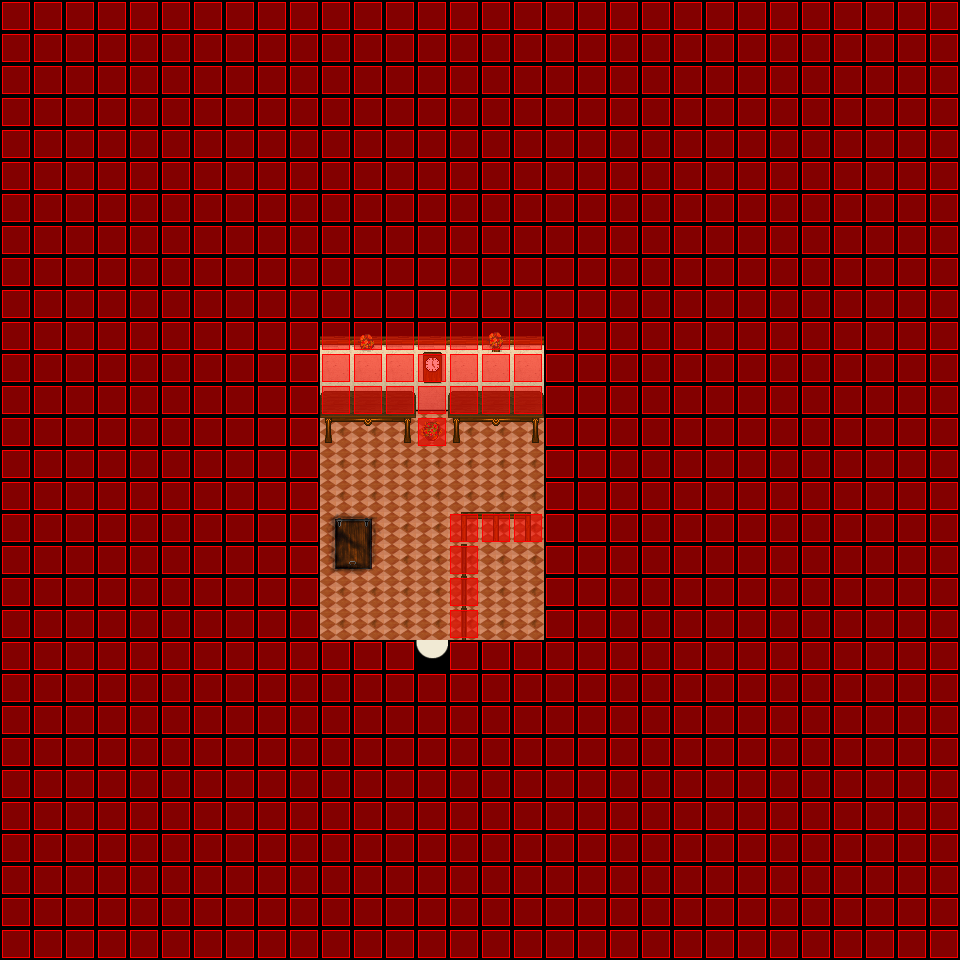

This is a level from a 2D game, rendered from its Tiled map with the project's own tilesets. A one-line summary and the map file follow, with tile-layer data summarised:
An orthogonal 30x30 tile map with 32x32 px tiles, 5 tile layers (Ground, Ground, Fringe, Over, ...), 5 tilesets and 14 objects (13x WARP, SCRIPT).

<map version="1.0" orientation="orthogonal" width="30" height="30" tilewidth="32" tileheight="32">
 <properties>
  <property name="music" value="inside2.ogg" />
 </properties>
 <tileset firstgid="1" name="collision" tilewidth="32" tileheight="32">
  <image source="../graphics/tiles/collision1_32_32.png" />
 </tileset>
 <tileset firstgid="1025" name="inn" tilewidth="32" tileheight="32">
  <image source="../graphics/tiles/indoor3_32_32.png" />
 </tileset>
 <tileset firstgid="2049" name="woodland_indoor" tilewidth="32" tileheight="32">
  <image source="../graphics/tiles/indoor2_32_32.png" />
 </tileset>
 <tileset firstgid="3073" name="inn_32_64" tilewidth="32" tileheight="64">
  <image source="../graphics/tiles/indoor2_32_64.png" />
 </tileset>
 <tileset firstgid="3585" name="inn_32_96" tilewidth="32" tileheight="96">
  <image source="../graphics/tiles/indoor2_32_96.png" />
 </tileset>
 <layer name="Ground" width="30" height="30">
  <data>[900 cells, 7 non-empty, 1 distinct tile ids]</data>
 </layer>
 <layer name="Ground" width="30" height="30">
  <data>[900 cells, 900 non-empty, 9 distinct tile ids]</data>
 </layer>
 <layer name="Fringe" width="30" height="30">
  <data>[900 cells, 23 non-empty, 15 distinct tile ids]</data>
 </layer>
 <layer name="Over" width="30" height="30">
  <data>[900 cells, 0 non-empty, 0 distinct tile ids]</data>
 </layer>
 <layer name="Collision" width="30" height="30">
  <data>[900 cells, 857 non-empty, 1 distinct tile ids]</data>
 </layer>
 <objectgroup name="Object" width="30" height="30">
  <object name="Warp to City 1" type="WARP" x="576" y="-288" width="32" height="32">
   <properties>
    <property name="DEST_MAP" value="ow-o0000-o0000-o0000" />
    <property name="DEST_X" value="2112" />
    <property name="DEST_Y" value="5312" />
   </properties>
  </object>
  <object name="Warp to Inner" type="WARP" x="960" y="-448" width="32" height="32">
   <properties>
    <property name="DEST_MAP" value="ow-o0000-o0000-o0000" />
    <property name="DEST_X" value="2432" />
    <property name="DEST_Y" value="5024" />
   </properties>
  </object>
  <object name="Warp to City  2" type="WARP" x="1344" y="-288" width="32" height="32">
   <properties>
    <property name="DEST_MAP" value="ow-o0000-o0000-o0000" />
    <property name="DEST_X" value="2752" />
    <property name="DEST_Y" value="5312" />
   </properties>
  </object>
  <object name="Level Up" type="WARP" x="2400" y="-1600" width="32" height="32">
   <properties>
    <property name="DEST_MAP" value="iw-selphie_timlet_hotel_complex-o00-o00-o00" />
    <property name="DEST_X" value="4640" />
    <property name="DEST_Y" value="1152" />
   </properties>
  </object>
  <object name="Level Up" type="WARP" x="3360" y="-1600" width="32" height="32">
   <properties>
    <property name="DEST_MAP" value="iw-selphie_timlet_hotel_complex-o00-o00-o00" />
    <property name="DEST_X" value="5600" />
    <property name="DEST_Y" value="1152" />
   </properties>
  </object>
  <object name="Level Down" type="WARP" x="5280" y="-1056" width="32" height="32">
   <properties>
    <property name="DEST_MAP" value="iw-selphie_timlet_hotel_complex-o00-o00-o00" />
    <property name="DEST_X" value="3680" />
    <property name="DEST_Y" value="672" />
   </properties>
  </object>
  <object name="Level Down" type="WARP" x="4320" y="-1056" width="32" height="32">
   <properties>
    <property name="DEST_MAP" value="iw-selphie_timlet_hotel_complex-o00-o00-o00" />
    <property name="DEST_X" value="2720" />
    <property name="DEST_Y" value="672" />
   </properties>
  </object>
  <object name="Warp to City 3" type="WARP" x="2400" y="-1056" width="32" height="32">
   <properties>
    <property name="DEST_MAP" value="ow-o0000-o0000-o0000" />
    <property name="DEST_X" value="1920" />
    <property name="DEST_Y" value="5952" />
   </properties>
  </object>
  <object name="Warp to City 4" type="WARP" x="3360" y="-1056" width="32" height="32">
   <properties>
    <property name="DEST_MAP" value="ow-o0000-o0000-o0000" />
    <property name="DEST_X" value="2944" />
    <property name="DEST_Y" value="5952" />
   </properties>
  </object>
  <object name="Level Up" type="WARP" x="2400" y="-448" width="32" height="32">
   <properties>
    <property name="DEST_MAP" value="iw-selphie_timlet_hotel_complex-o00-o00-o00" />
    <property name="DEST_X" value="4640" />
    <property name="DEST_Y" value="2304" />
   </properties>
  </object>
  <object name="Level Up" type="WARP" x="3360" y="-448" width="32" height="32">
   <properties>
    <property name="DEST_MAP" value="iw-selphie_timlet_hotel_complex-o00-o00-o00" />
    <property name="DEST_X" value="5600" />
    <property name="DEST_Y" value="2304" />
   </properties>
  </object>
  <object name="Warp to City 7" type="WARP" x="416" y="640" width="32" height="32">
   <properties>
    <property name="DEST_MAP" value="ow-o0000-o0000-o0000" />
    <property name="DEST_X" value="2208" />
    <property name="DEST_Y" value="5824" />
   </properties>
  </object>
  <object name="External Map Events" type="SCRIPT" x="-320" y="-2240">
   <properties>
    <property name="FILENAME" value="scripts/maps/iw-selphie_timlet_middlehouse-o00-o00-o00.lua" />
   </properties>
  </object>
  <object name="Warp Down" type="WARP" x="320" y="512" width="64" height="64">
   <properties>
    <property name="DEST_MAP" value="iw-selphie_timlet_middlehouse-o00-o00-n01" />
    <property name="DEST_X" value="576" />
    <property name="DEST_Y" value="608" />
   </properties>
  </object>
 </objectgroup>
</map>
